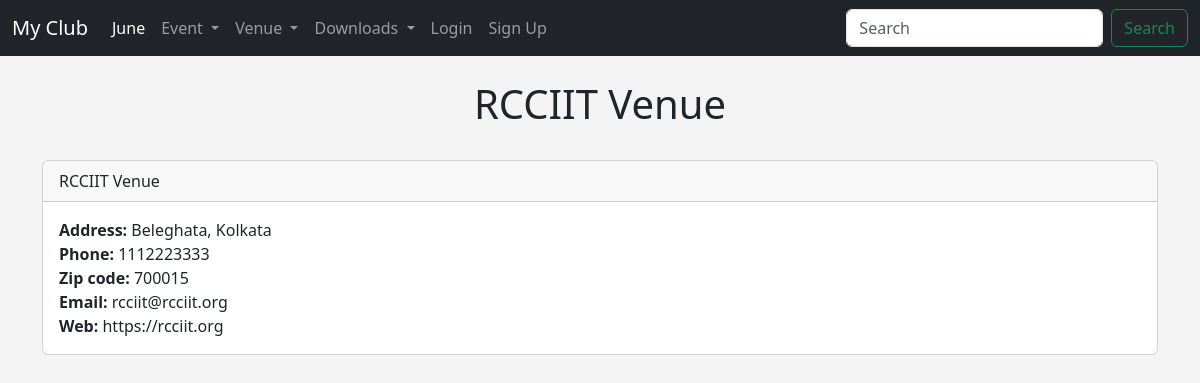
The page /venue/3 on the database its author committed.
### events/models.py (models this page shows)
class Venue(models.Model):
    name = models.CharField('Venue Name', max_length=120)
    address = models.CharField(max_length=300)
    zip_code = models.CharField('Zip Code', max_length=30)
    phone = models.IntegerField('Phone no', blank=True)
    web = models.URLField('Web Site', blank=True)
    email_address = models.EmailField('Email Address', max_length=120, blank=True)
    owner = models.ForeignKey(User, blank=False, on_delete=models.CASCADE, default=1)
    def __str__(self):
        return self.name

### events/views.py (the view)
# urls.py: path('venue/<venue_id>', views.show_venue, name="show-venue"),
def show_venue(request, venue_id):
    venue = Venue.objects.get(pk=venue_id)
    return render(request, 'events/show_venue.html', {'venue': venue})

### templates/events/show_venue.html
{% extends 'events/base.html' %}
{% block content %}
    <center>
        <h1>{{ venue }}</h1>
        <br>
    </center>
    <div class="card">
          <div class="card-header">
            {{ venue }}
          </div>
          <div class="card-body">
            <p class="card-text">
                <strong>Address: </strong>{{ venue.address }}
                <br>
                <strong>Phone: </strong>{{ venue.phone }}
                <br><strong>Zip code: </strong>{{ venue.zip_code }}
                <br><strong>Email: </strong>{{ venue.email_address }}
                <br><strong>Web: </strong>{{ venue.web }}
                <br>
            </p>
          </div>
        </div>
        <br>
{% endblock %}

### templates/events/base.html (style rules this page uses)
body { background: #f4f4f4; }

### rows shown on the page
Venue: name "RCCIIT Venue", address "Beleghata, Kolkata", phone "1112223333", zip_code "700015", email_address "rcciit@rcciit.org", web "https://rcciit.org"
